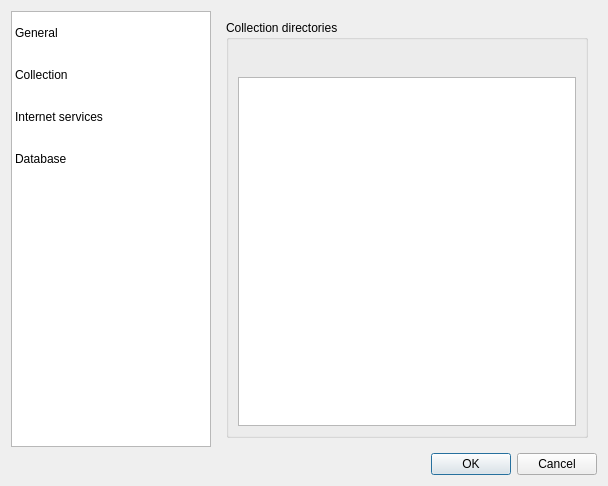
<?xml version="1.0" encoding="UTF-8"?>
<ui version="4.0">
 <class>SettingsDialog</class>
 <widget class="QDialog" name="SettingsDialog">
  <property name="geometry">
   <rect>
    <x>0</x>
    <y>0</y>
    <width>608</width>
    <height>486</height>
   </rect>
  </property>
  <property name="minimumSize">
   <size>
    <width>600</width>
    <height>400</height>
   </size>
  </property>
  <property name="windowTitle">
   <string>Settings</string>
  </property>
  <property name="modal">
   <bool>true</bool>
  </property>
  <layout class="QVBoxLayout" name="verticalLayout_2">
   <item>
    <layout class="QHBoxLayout" name="horizontalLayout_2">
     <item>
      <widget class="QTableWidget" name="settingsGroupsTable">
       <property name="sizePolicy">
        <sizepolicy hsizetype="Minimum" vsizetype="Expanding">
         <horstretch>0</horstretch>
         <verstretch>0</verstretch>
        </sizepolicy>
       </property>
       <property name="minimumSize">
        <size>
         <width>200</width>
         <height>0</height>
        </size>
       </property>
       <property name="maximumSize">
        <size>
         <width>200</width>
         <height>16777215</height>
        </size>
       </property>
       <property name="verticalScrollBarPolicy">
        <enum>Qt::ScrollBarAlwaysOff</enum>
       </property>
       <property name="horizontalScrollBarPolicy">
        <enum>Qt::ScrollBarAlwaysOff</enum>
       </property>
       <property name="selectionMode">
        <enum>QAbstractItemView::SingleSelection</enum>
       </property>
       <property name="selectionBehavior">
        <enum>QAbstractItemView::SelectRows</enum>
       </property>
       <property name="iconSize">
        <size>
         <width>32</width>
         <height>32</height>
        </size>
       </property>
       <property name="showGrid">
        <bool>false</bool>
       </property>
       <property name="gridStyle">
        <enum>Qt::SolidLine</enum>
       </property>
       <property name="wordWrap">
        <bool>false</bool>
       </property>
       <property name="cornerButtonEnabled">
        <bool>false</bool>
       </property>
       <attribute name="horizontalHeaderVisible">
        <bool>false</bool>
       </attribute>
       <attribute name="horizontalHeaderDefaultSectionSize">
        <number>150</number>
       </attribute>
       <attribute name="horizontalHeaderMinimumSectionSize">
        <number>150</number>
       </attribute>
       <attribute name="verticalHeaderVisible">
        <bool>false</bool>
       </attribute>
       <attribute name="verticalHeaderDefaultSectionSize">
        <number>42</number>
       </attribute>
       <attribute name="verticalHeaderMinimumSectionSize">
        <number>42</number>
       </attribute>
       <row>
        <property name="text">
         <string>New Row</string>
        </property>
       </row>
       <row>
        <property name="text">
         <string>New Row</string>
        </property>
       </row>
       <row>
        <property name="text">
         <string>New Row</string>
        </property>
       </row>
       <row>
        <property name="text">
         <string>New Row</string>
        </property>
       </row>
       <column>
        <property name="text">
         <string>New Column</string>
        </property>
       </column>
       <item row="0" column="0">
        <property name="text">
         <string>General</string>
        </property>
       </item>
       <item row="1" column="0">
        <property name="text">
         <string>Collection</string>
        </property>
       </item>
       <item row="2" column="0">
        <property name="text">
         <string>Internet services</string>
        </property>
       </item>
       <item row="3" column="0">
        <property name="text">
         <string>Database</string>
        </property>
       </item>
      </widget>
     </item>
     <item>
      <widget class="QStackedWidget" name="pages">
       <property name="sizePolicy">
        <sizepolicy hsizetype="Preferred" vsizetype="Preferred">
         <horstretch>2</horstretch>
         <verstretch>0</verstretch>
        </sizepolicy>
       </property>
       <property name="currentIndex">
        <number>1</number>
       </property>
       <widget class="QWidget" name="page">
        <widget class="QLabel" name="label">
         <property name="geometry">
          <rect>
           <x>10</x>
           <y>10</y>
           <width>251</width>
           <height>16</height>
          </rect>
         </property>
         <property name="text">
          <string>General settings</string>
         </property>
        </widget>
       </widget>
       <widget class="QWidget" name="page_3">
        <layout class="QVBoxLayout" name="verticalLayout_3">
         <item>
          <widget class="QGroupBox" name="groupBox">
           <property name="toolTip">
            <string/>
           </property>
           <property name="title">
            <string>Collection directories</string>
           </property>
           <layout class="QVBoxLayout" name="verticalLayout">
            <item>
             <layout class="QHBoxLayout" name="horizontalLayout">
              <item>
               <widget class="QPushButton" name="addCollectionDirButton">
                <property name="focusPolicy">
                 <enum>Qt::NoFocus</enum>
                </property>
                <property name="toolTip">
                 <string>Add new collection directory</string>
                </property>
                <property name="text">
                 <string/>
                </property>
                <property name="icon">
                 <iconset resource="../resources/application.qrc">
                  <normaloff>:/list-add.png</normaloff>:/list-add.png</iconset>
                </property>
                <property name="iconSize">
                 <size>
                  <width>22</width>
                  <height>22</height>
                 </size>
                </property>
                <property name="autoDefault">
                 <bool>false</bool>
                </property>
                <property name="flat">
                 <bool>true</bool>
                </property>
               </widget>
              </item>
              <item>
               <widget class="QPushButton" name="removeCollectionDirButton">
                <property name="focusPolicy">
                 <enum>Qt::NoFocus</enum>
                </property>
                <property name="toolTip">
                 <string>Remove directory from collection</string>
                </property>
                <property name="text">
                 <string/>
                </property>
                <property name="icon">
                 <iconset resource="../resources/application.qrc">
                  <normaloff>:/list-remove.png</normaloff>:/list-remove.png</iconset>
                </property>
                <property name="iconSize">
                 <size>
                  <width>22</width>
                  <height>22</height>
                 </size>
                </property>
                <property name="autoDefault">
                 <bool>false</bool>
                </property>
                <property name="flat">
                 <bool>true</bool>
                </property>
               </widget>
              </item>
              <item>
               <spacer name="horizontalSpacer">
                <property name="orientation">
                 <enum>Qt::Horizontal</enum>
                </property>
                <property name="sizeHint" stdset="0">
                 <size>
                  <width>40</width>
                  <height>20</height>
                 </size>
                </property>
               </spacer>
              </item>
             </layout>
            </item>
            <item>
             <widget class="QListWidget" name="collectionsListWidget"/>
            </item>
           </layout>
          </widget>
         </item>
        </layout>
       </widget>
       <widget class="QWidget" name="page_4">
        <widget class="QLabel" name="label_2">
         <property name="geometry">
          <rect>
           <x>10</x>
           <y>10</y>
           <width>251</width>
           <height>16</height>
          </rect>
         </property>
         <property name="text">
          <string>Internet services</string>
         </property>
        </widget>
       </widget>
       <widget class="QWidget" name="page_2">
        <widget class="QLabel" name="label_3">
         <property name="geometry">
          <rect>
           <x>0</x>
           <y>10</y>
           <width>251</width>
           <height>16</height>
          </rect>
         </property>
         <property name="text">
          <string>Database settings</string>
         </property>
        </widget>
       </widget>
      </widget>
     </item>
    </layout>
   </item>
   <item>
    <widget class="QDialogButtonBox" name="buttonBox">
     <property name="orientation">
      <enum>Qt::Horizontal</enum>
     </property>
     <property name="standardButtons">
      <set>QDialogButtonBox::Cancel|QDialogButtonBox::Ok</set>
     </property>
    </widget>
   </item>
  </layout>
 </widget>
 <resources>
  <include location="../resources/application.qrc"/>
 </resources>
 <connections>
  <connection>
   <sender>buttonBox</sender>
   <signal>accepted()</signal>
   <receiver>SettingsDialog</receiver>
   <slot>accept()</slot>
   <hints>
    <hint type="sourcelabel">
     <x>248</x>
     <y>254</y>
    </hint>
    <hint type="destinationlabel">
     <x>157</x>
     <y>274</y>
    </hint>
   </hints>
  </connection>
  <connection>
   <sender>buttonBox</sender>
   <signal>rejected()</signal>
   <receiver>SettingsDialog</receiver>
   <slot>reject()</slot>
   <hints>
    <hint type="sourcelabel">
     <x>316</x>
     <y>260</y>
    </hint>
    <hint type="destinationlabel">
     <x>286</x>
     <y>274</y>
    </hint>
   </hints>
  </connection>
 </connections>
</ui>
